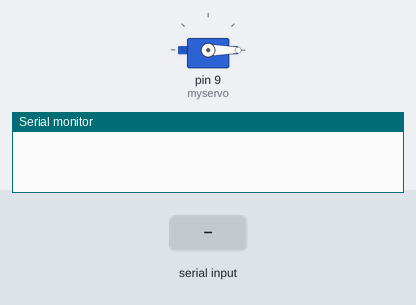
A sketch run on a simulated Arduino Uno, built with avr-gcc and run on an emulated ATmega328P. On the bench: servo, the last lines printed to the serial monitor. The test bench sets the inputs (shaded band).

Above: at 1.2 s.
1.3 s: "90,45\n" received over Serial
At 1.8 s:
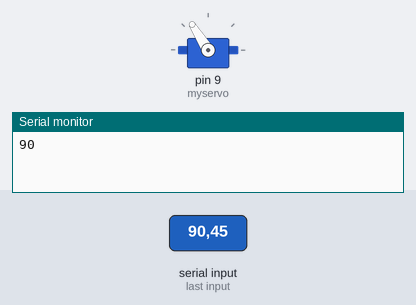
2.8 s: "200\n" received over Serial
At 4.0 s:
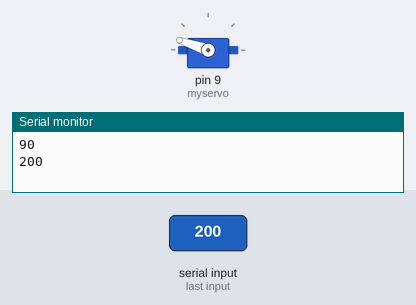
4.3 s: "30,150\n" received over Serial
At 5.1 s:
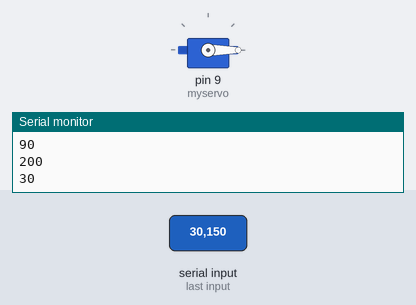
5.8 s: "90\n" received over Serial
At 7.0 s:
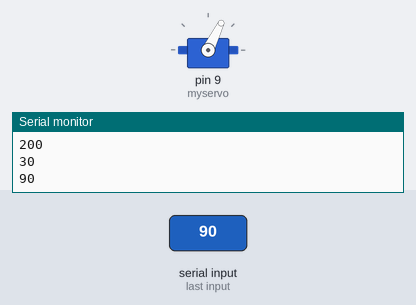
7.3 s: "0\n" received over Serial
At 8.5 s:
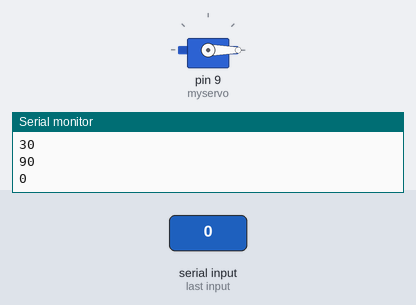
8.8 s: "200\n" received over Serial
At 9.8 s:
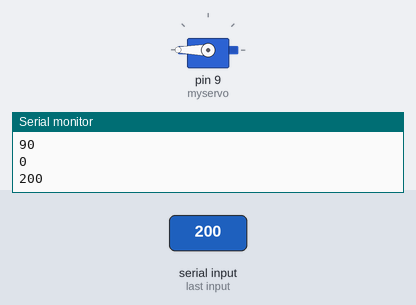
Timing chart, 0 to 11.3 s (numbered marks = the images above; inputs shaded):
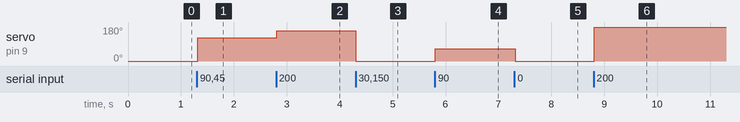

The sketch:

ESP8266_code.ino
```cpp
#include "Servo.h"
    Servo myservo;

String inputString = "";         // a String to hold incoming data
boolean stringComplete = false;  // whether the string is complete

long fsub;
long sub;
long msub;

void setup() {
  // initialize serial:
  Serial.begin(115200);
  myservo.attach(9);
  // reserve 200 bytes for the inputString:
  inputString.reserve(200);
}


void loop() {
  // print the string when a newline arrives:

  if (stringComplete) {
    fsub=sub;
    sub=inputString.toInt();
    Serial.println(sub);
    // clear the string:
    inputString = "";
    stringComplete = false;
  }

  msub=sub-fsub;
  msub=msub*20;
//Serial.print(mlike);
  if (msub==0) {msub = 0;}
  if (msub==1) msub = 20;
  if (msub<=10 && msub>1) msub = map(msub, 1, 10, 20, 50);
  if (msub<=30 && msub>10) msub = map(msub, 10, 30, 50, 70);
  if (msub<=50 && msub>30) msub = map(msub, 30, 50, 70, 90);
  if (msub<=70 && msub>50) msub = map(msub, 50, 70, 90, 110);
  if (msub<=100 && msub>70) msub = map(msub, 70, 100, 110, 130);
  if (msub<=200 && msub>100) msub = map(msub, 100, 200, 130, 150);
  if (msub<=500 && msub>200) msub = map(msub, 200, 500, 150, 170);
  if (msub<=1000 && msub>500) msub = map(msub, 500, 1000, 170, 180);
  myservo.write(msub);
  //Serial.print("    ");
  //Serial.println(mlike);
   delay(15);

}

/*
  SerialEvent occurs whenever a new data comes in the hardware serial RX. This
  routine is run between each time loop() runs, so using delay inside loop can
  delay response. Multiple bytes of data may be available.
*/
void serialEvent() {
  while (Serial.available()) {
    // get the new byte:
    char inChar = (char)Serial.read();
    // add it to the inputString:
    inputString += inChar;
    // if the incoming character is a newline, set a flag so the main loop can
    // do something about it:
    if (inChar == '\n') {
      stringComplete = true;
    }
  }
}
```

Measured:
- after the input at 1.3 s, servo on pin 9 (myservo): 0° → 122° at once
- after the input at 2.8 s, servo on pin 9 (myservo): 122° → 161° at once
- after the input at 4.3 s, servo on pin 9 (myservo): 161° → 0° at once
- after the input at 5.8 s, servo on pin 9 (myservo): 0° → 64° at once
- after the input at 7.3 s, servo on pin 9 (myservo): 64° → 0° at once
- after the input at 8.8 s, servo on pin 9 (myservo): 0° → 180° at once
